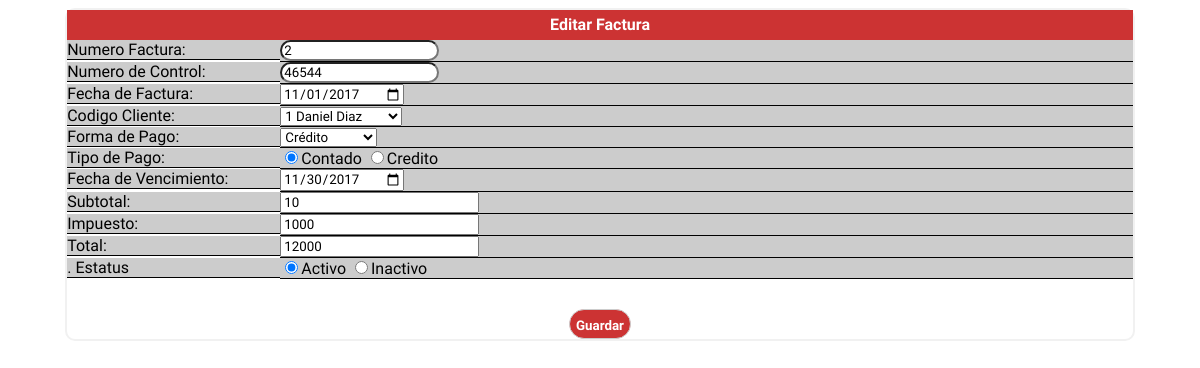
/vista/factura/editar_factura.php?num_fac=2, run on the app's committed database.
### tables this page shows
CREATE TABLE `factura` (
  `num_fac` int(11) NOT NULL,
  `ctr_fac` int(11) NOT NULL,
  `fec_fac` date NOT NULL,
  `fky_cli` int(11) NOT NULL,
  `fky_for` int(11) NOT NULL,
  `con_fac` char(1) NOT NULL,
  `ven_fac` date NOT NULL,
  `sub_fac` float NOT NULL,
  `imp_fac` float NOT NULL,
  `tot_fac` float NOT NULL,
  `est_fac` char(1) NOT NULL
);

### clase/factura/factura.class.php (called while the page is built, shortened)
<?php
require_once("../../../curso_web_octubre/clase/utilidad/utilidad.class.php");
class factura extends utilidad
{
		public function buscar($num_fac)
		{
			$sql = "select * from factura where num_fac= $num_fac";
			$fac = $this->ejecutar($sql);
			$dat_fac = $this->extraer_dato($fac);
			return $dat_fac;
		}
}
?>

### clase/utilidad/utilidad.class.php (called while the page is built, shortened)
<?php
class utilidad
{
    private  $con_bdt;
    public function __construct()
      {
      $this->con_bdt=@mysqli_connect("localhost","root","13081","sistfact");
      }
   protected function ejecutar($sql)
   {
         $ret=mysqli_query($this->con_bdt,$sql);
         return $ret;
      }
    public function extraer_dato($puntero)
      {
        return mysqli_fetch_assoc($puntero);
      }
}
?>

### clase/cliente/cliente.class.php (called while the page is built, shortened)
<?php
require_once("../../../curso_web_octubre/clase/utilidad/utilidad.class.php");
class cliente extends utilidad
{
public function listar()
{
	$sql="select * from cliente";
	$lis=$this->ejecutar($sql);
	return $lis;
}
}
?>

### clase/forma_pago/forma_pago.class.php (called while the page is built, shortened)
<?php
require_once("../../../curso_web_octubre/clase/utilidad/utilidad.class.php");
class forma_pago extends utilidad{
		public function listar()
		{
			$sql="select * from forma_pago";
			$lis=$this->ejecutar($sql);
			return $lis;
		}
}
?>

### vista/factura/editar_factura.php (the view, shortened to what this page needs)
<?php
require("../../clase/cliente/cliente.class.php");
require("../../clase/forma_pago/forma_pago.class.php");
require("../../clase/factura/factura.class.php");
$obj_cli = new cliente;
$obj_for = new forma_pago;
$obj_fac = new factura;
$num_fac = $_GET['num_fac'];
$dat_fac = $obj_fac->buscar($num_fac);
 ?>
 <!DOCTYPE html>
 <html lang="en">
 <head>
 	<link rel="stylesheet" type="text/css" href="../../css/estilo.css">
 </head>
 <body>
 <div class="contenedor90">
 	<form action="../../controlador/factura/controlador_factura.php" method="POST">
 	<div class="titulo letra_blanca altura30 pocision">Editar Factura</div>
	<div class="izq">
		<label>
			Numero Factura:
		</label>
	</div>
	<div class="der">
		<input type="text" name="num_fac" id="num_fac" size="15" maxlength="11" value="<?php echo $dat_fac['num_fac'] ?>">
	</div>
	<div class="izq">
		<label>
			Numero de Control:
		</label>
	</div>
	<div class="der">
		<input type="text" name="ctr_fac" id="ctr_fac" size="15" maxlength="11"  value="<?php echo $dat_fac['ctr_fac'] ?>">
	</div>
	<div class="izq">
		<label>
			Fecha de Factura:
		</label>
	</div>
	<div class="der">
		<input type="date" name="fec_fac" id="fec_fac" size="15" maxlength="12" value="<?php echo $dat_fac['fec_fac'] ?>">
	</div>
	<div class="izq">
		<label>
			Codigo Cliente:
		</label>
	</div>
	<div class="der">
		<select name="fky_cli" id="fky_cli">
			<?php
				$cli = $obj_cli->listar();
				while( ($dat_cli= $obj_cli->extraer_dato($cli) ) >0)
				{
echo "<option value='$dat_cli[cod_cli]''>$dat_cli[cod_cli] $dat_cli[nom_cli]</option>";
				}
			 ?>
		</select>
	</div>
	<div class="izq">
		<label>
			Forma de Pago:
		</label>
	</div>
	<div class="der">
		<select name="fky_for" id="fky_for">
		<?php
				$for = $obj_for->listar();
			 	 while( ( $dat_for=$obj_for->extraer_dato($for) ) >0)
			 	 {
echo "<option value='$dat_for[cod_for]'>$dat_for[nom_for]</option>";
			 	 }
		 ?>
		 </select>
	</div>
	<div class="izq">
		<label>
			Tipo de Pago:
		</label>
	</div>
	<div class="der">
	<?php
			if($dat_fac["con_fac"]=='C')
			{
		echo '<input type="radio" name="con_fac" id="con_fac" value="C" checked="">Contado
		      <input type="radio" name="con_fac" id="con_fac" value="R">Credito';
			}else
			{
		echo '<input type="radio" name="con_fac" id="con_fac" value="C">Contado
		      <input type="radio" name="con_fac" id="con_fac" value="C" checked="">Credito';
			}
		 ?>
	</div>
	<div class="izq">
		<label>
			Fecha de Vencimiento:
		</label>
	</div>
	<div class="der">
		<input type="date" name="fec_ven" id="fec_ven" size="15" maxlength="12"  value="<?php echo $dat_fac['ven_fac'] ?>">
	</div>
	<div class="izq">
		<label>
			Subtotal:
		</label>
	</div>
	<div class="der">
		<input type="number" name="sub_fac"  value="<?php echo $dat_fac['sub_fac'] ?>">
	</div>
	<div class="izq">
		<label>
			Impuesto:
		</label>
	</div>
	<div class="der">
		<input type="number" name="imp_fac"  value="<?php echo $dat_fac['imp_fac'] ?>">
	</div>
	<div class="izq">
		<label>
			Total:
		</label>
	</div>
	<div class="der">
		<input type="number" name="tot_fac"  value="<?php echo $dat_fac['tot_fac'] ?>">
	</div>
	<div class="izq">
		<label>.
			Estatus
		</label>
	</div>
	<div class="der">
	<?php
			if($dat_fac["con_fac"]=='C')
			{
		echo '<input type="radio" name="est_fac" id="est_fac" value="A" checked="">Activo
			  <input type="radio" name="est_fac" id="est_fac" value="I">Inactivo';
			}else
			{
		echo '<input type="radio" name="est_fac" id="est_fac" value="A">Activo
			  <input type="radio" name="est_fac" id="est_fac" value="I" checked="">Inactivo';
			}
		 ?>
	</div>
	<div class="pie_formulario pocision letra_blanca">
		<input type="submit" name="bot_gua" value="Guardar" id="bot_gua">
	</div>
 	</form>
 </div>
 </body>
 </html>

### css/estilo.css (style rules this page uses)
* { font-family: 'Poiret One', cursive; }
.titulo, input[type="submit"], input[type="button"] { background-color: #cc3333; font-weight: bold; }
.letra_blanca, input[type="submit"], input[type="button"] { color: #ffffff; }
.altura30, input[type="submit"], input[type="button"] { height: 30px; line-height: 30px; }
.pocision { text-align: center; }
.izq { width: 20%; }
.der { width: 80%; }
.izq, .der { float: left; background-color: #CCCCCC; border-bottom: 1px solid; }
input[type="submit"], input[type="button"] { border-radius: 25px; border: 1px solid #CCCCCC; margin-top: 30px; }
input[type="text"], input[type="tel"], input[type="password"] { border-radius: 15px; }
.contenedor90 { width: 90%; border: 2px solid #f1f1f1; border-radius: 10px; margin: 0 auto; }

### data on the page
factura: num_fac "2", ctr_fac "46544", fec_fac "11/01/2017", fec_ven "11/30/2017", sub_fac "10", imp_fac "1000", tot_fac "12000"

### other printed values
form field fky_cli "1 Daniel Diaz"
form field fky_for "Crédito"
